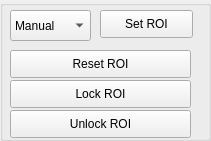
       <widget class="QGroupBox" name="roi_settings">
        <property name="geometry">
         <rect>
          <x>10</x>
          <y>490</y>
          <width>211</width>
          <height>141</height>
         </rect>
        </property>
        <property name="title">
         <string/>
        </property>
        <widget class="QComboBox" name="roi_mode_select">
         <property name="geometry">
          <rect>
           <x>10</x>
           <y>10</y>
           <width>81</width>
           <height>31</height>
          </rect>
         </property>
         <property name="currentText">
          <string>Manual</string>
         </property>
         <item>
          <property name="text">
           <string>Manual</string>
          </property>
         </item>
         <item>
          <property name="text">
           <string>Auto</string>
          </property>
         </item>
        </widget>
        <widget class="QPushButton" name="set_roi_button">
         <property name="geometry">
          <rect>
           <x>100</x>
           <y>10</y>
           <width>93</width>
           <height>28</height>
          </rect>
         </property>
         <property name="text">
          <string>Set ROI</string>
         </property>
        </widget>
        <widget class="QPushButton" name="reset_roi_button">
         <property name="geometry">
          <rect>
           <x>10</x>
           <y>50</y>
           <width>181</width>
           <height>28</height>
          </rect>
         </property>
         <property name="text">
          <string>Reset ROI</string>
         </property>
        </widget>
        <widget class="QPushButton" name="lock_roi_button">
         <property name="geometry">
          <rect>
           <x>10</x>
           <y>80</y>
           <width>181</width>
           <height>28</height>
          </rect>
         </property>
         <property name="text">
          <string>Lock ROI</string>
         </property>
        </widget>
        <widget class="QPushButton" name="unlock_roi_button">
         <property name="geometry">
          <rect>
           <x>10</x>
           <y>110</y>
           <width>181</width>
           <height>28</height>
          </rect>
         </property>
         <property name="text">
          <string>Unlock ROI</string>
         </property>
        </widget>
       </widget>
